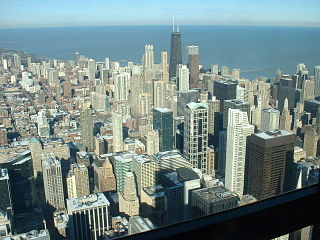
#> input picture python/image_processing/city2.jpg, 320 x 240 px
$ python rotation_img.py
#> lines starting #> are read from the running program, lines starting #| are printed output that depends on the picture

import numpy as np
import cv2


img = cv2.imread('city2.jpg',0)
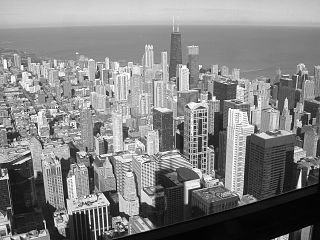
#> img: shape (240, 320); min 0, max 255, mean 131.2
rows,cols = img.shape
#> rows = 240; cols = 320

M = cv2.getRotationMatrix2D((cols/2,rows/2),90,1)
#> M = [[6.12e-17, 1, 40], [-1, 6.12e-17, 280]]
dst = cv2.warpAffine(img,M,(cols,rows))
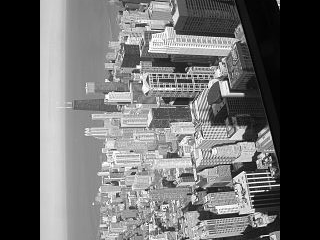
#> dst: shape (240, 320); min 0, max 255, mean 102.4


cv2.imshow('image cv2',dst)
cv2.waitKey(0)
# to save the image
# cv2.imwrite('image1.png',img)

cv2.destroyAllWindows()

$ run again, with python/image_processing/city1.jpg copied over python/image_processing/city2.jpg
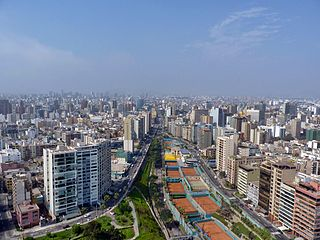
#> input picture python/image_processing/city1.jpg, 320 x 240 px
#> `img = cv2.imread('city2.jpg',0)`:
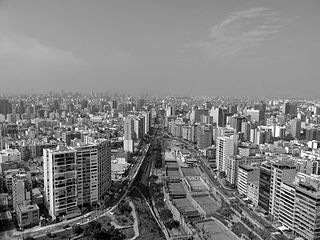
#> img: shape (240, 320); min 0, max 255, mean 127.3
#> `dst = cv2.warpAffine(img,M,(cols,rows))`:
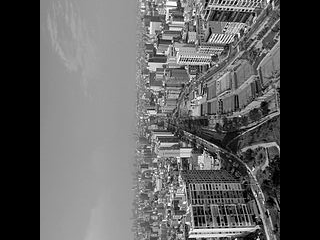
#> dst: shape (240, 320); min 0, max 255, mean 94.4

$ run again, with python/image_processing/1_z.jpg copied over python/image_processing/city2.jpg
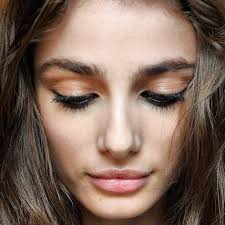
#> input picture python/image_processing/1_z.jpg, 225 x 225 px
#> `img = cv2.imread('city2.jpg',0)`:
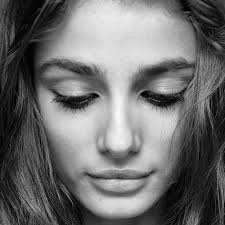
#> img: shape (225, 225); min 0, max 250, mean 110.4
#> `dst = cv2.warpAffine(img,M,(cols,rows))`:
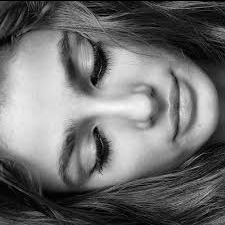
#> dst: shape (225, 225); min 0, max 250, mean 110.2

$ run again, with python/image_processing/2_z.jpg copied over python/image_processing/city2.jpg
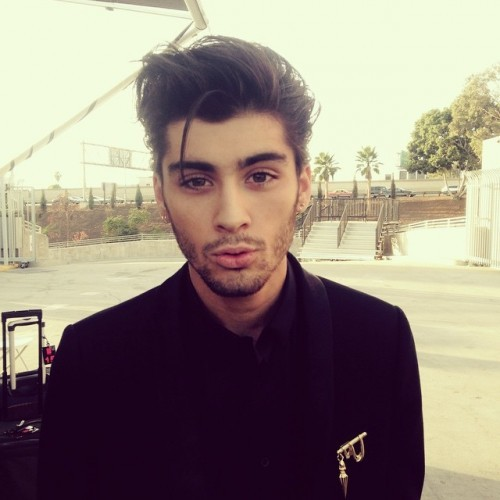
#> input picture python/image_processing/2_z.jpg, 500 x 500 px
#> `img = cv2.imread('city2.jpg',0)`:
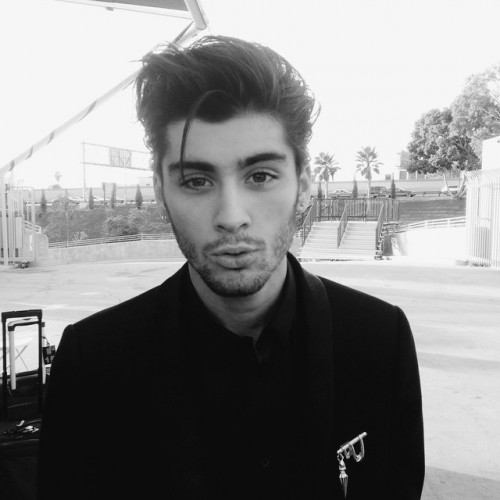
#> img: shape (500, 500); min 2, max 255, mean 137.1
#> `dst = cv2.warpAffine(img,M,(cols,rows))`:
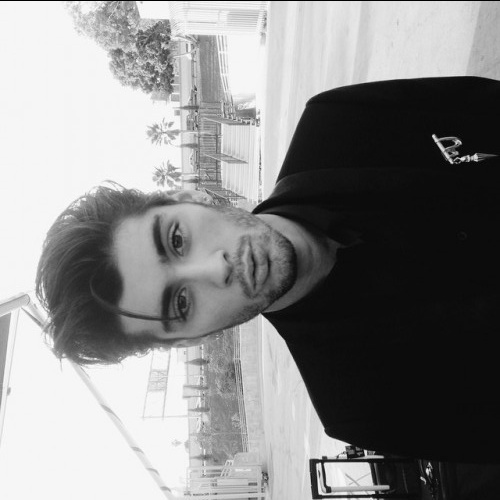
#> dst: shape (500, 500); min 0, max 255, mean 136.8
